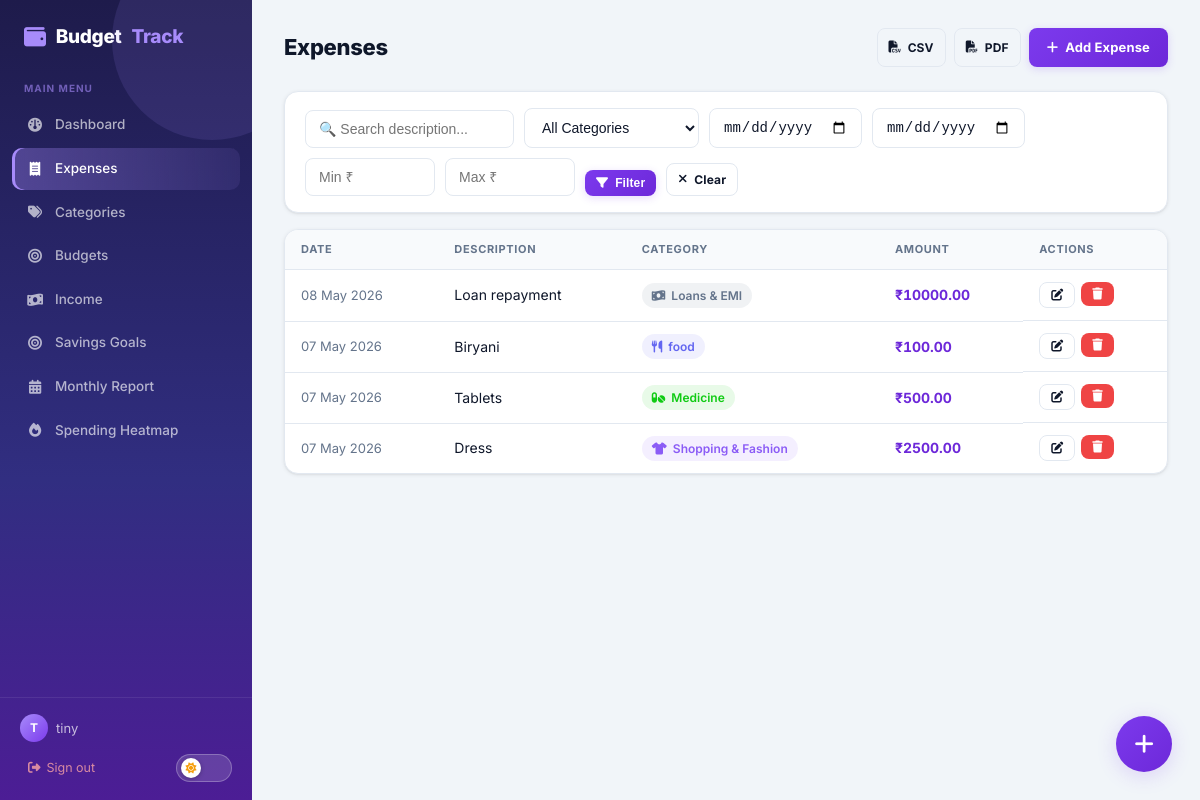
The page /expenses/ (signed in) on the database its author committed.
### models.py (models this page shows, shortened)
class User(UserMixin, db.Model):
    __tablename__ = "users"
    id = db.Column(db.Integer, primary_key=True)
    username = db.Column(db.String(80), unique=True, nullable=False)
    email = db.Column(db.String(120), unique=True, nullable=False)
    password_hash = db.Column(db.String(256), nullable=False)
    created_at = db.Column(db.DateTime, default=datetime.utcnow)
    categories = db.relationship("Category", backref="user", lazy=True, cascade="all, delete-orphan")
    expenses   = db.relationship("Expense",  backref="user", lazy=True, cascade="all, delete-orphan")
    budgets    = db.relationship("Budget",   backref="user", lazy=True, cascade="all, delete-orphan")
    goals      = db.relationship("SavingsGoal", backref="user", lazy=True, cascade="all, delete-orphan")

class Expense(db.Model):
    __tablename__ = "expenses"
    id          = db.Column(db.Integer, primary_key=True)
    amount      = db.Column(db.Numeric(10, 2), nullable=False)
    description = db.Column(db.String(255), nullable=False)
    date        = db.Column(db.Date, nullable=False, default=date.today)
    period      = db.Column(db.String(10), nullable=False, default="daily")
    is_recurring        = db.Column(db.Boolean, default=False)
    recurrence_interval = db.Column(db.String(10))
    user_id     = db.Column(db.Integer, db.ForeignKey("users.id"), nullable=False)
    category_id = db.Column(db.Integer, db.ForeignKey("categories.id"), nullable=False)
    created_at  = db.Column(db.DateTime, default=datetime.utcnow)

class Category(db.Model):
    __tablename__ = "categories"
    id      = db.Column(db.Integer, primary_key=True)
    name    = db.Column(db.String(80), nullable=False)
    color   = db.Column(db.String(7),  default="#6366f1")
    icon    = db.Column(db.String(50), default="tag")
    user_id = db.Column(db.Integer, db.ForeignKey("users.id"), nullable=False)
    expenses = db.relationship("Expense", backref="category", lazy=True)
    budgets  = db.relationship("Budget",  backref="category", lazy=True)
    __table_args__ = (db.UniqueConstraint("name", "user_id"),)

### routes/expenses.py (the view)
@expenses_bp.route("/")
@login_required
def index():
    q = Expense.query.filter_by(user_id=current_user.id)
    period = request.args.get("period")
    category_id = request.args.get("category_id", type=int)
    date_from = request.args.get("date_from")
    date_to = request.args.get("date_to")
    search = request.args.get("search", "").strip()
    min_amount = request.args.get("min_amount", type=float)
    max_amount = request.args.get("max_amount", type=float)
    if category_id:
        q = q.filter(Expense.category_id == category_id)
    if date_from:
        q = q.filter(Expense.date >= date_from)
    if date_to:
        q = q.filter(Expense.date <= date_to)
    if search:
        q = q.filter(Expense.description.ilike(f"%{search}%"))
    if min_amount is not None:
        q = q.filter(Expense.amount >= min_amount)
    if max_amount is not None:
        q = q.filter(Expense.amount <= max_amount)
    expenses = q.order_by(Expense.date.desc()).all()
    categories = Category.query.filter_by(user_id=current_user.id).all()
    return render_template("expenses/index.html", expenses=expenses, categories=categories)

### models.py (called while the page is built)
@login_manager.user_loader
def load_user(user_id):
    return User.query.get(int(user_id))

### templates/expenses/index.html (shortened to what this page needs)
{% extends "base.html" %}
{% block content %}
<div class="page-header">
  <h1>Expenses</h1>
  <div class="header-actions">
    <a href="{{ url_for('export.export_csv', **request.args) }}" class="btn btn-outline btn-sm"><i class="fa fa-file-csv"></i> CSV</a>
    <a href="{{ url_for('export.export_pdf', **request.args) }}" class="btn btn-outline btn-sm"><i class="fa fa-file-pdf"></i> PDF</a>
    <a href="{{ url_for('expenses.create') }}" class="btn btn-primary"><i class="fa fa-plus"></i> Add Expense</a>
  </div>
</div>
<div class="card filter-card">
  <form method="GET" class="filter-form">
    <input type="text" name="search" placeholder="🔍 Search description..." value="{{ request.args.get('search','') }}" class="form-control"/>
    <select name="category_id" class="form-control">
      <option value="">All Categories</option>
    </select>
    <input type="date" name="date_from" value="{{ request.args.get('date_from','') }}" class="form-control" title="From date"/>
    <input type="date" name="date_to" value="{{ request.args.get('date_to','') }}" class="form-control" title="To date"/>
    <input type="number" name="min_amount" placeholder="Min ₹" step="0.01" value="{{ request.args.get('min_amount','') }}" class="form-control" style="max-width:100px"/>
    <input type="number" name="max_amount" placeholder="Max ₹" step="0.01" value="{{ request.args.get('max_amount','') }}" class="form-control" style="max-width:100px"/>
    <button type="submit" class="btn btn-primary btn-sm"><i class="fa fa-filter"></i> Filter</button>
    <a href="{{ url_for('expenses.index') }}" class="btn btn-outline btn-sm"><i class="fa fa-times"></i> Clear</a>
  </form>
</div>
<div class="card">
  <div class="table-responsive">
  <table class="table">
    <thead>
      <tr><th>Date</th><th>Description</th><th>Category</th><th>Amount</th><th>Actions</th></tr>
    </thead>
    <tbody>
      {% for e in expenses %}
      <tr>
        <td style="color:var(--text-muted);font-size:13px;white-space:nowrap">{{ e.date.strftime('%d %b %Y') }}</td>
        <td>
          {{ e.description }}
        </td>
        <td>
          <span class="category-chip" style="background:{{ e.category.color }}18;color:{{ e.category.color }}">
            <i class="fa fa-{{ e.category.icon }}"></i> {{ e.category.name }}
          </span>
        </td>
        <td class="amount">₹{{ "%.2f"|format(e.amount) }}</td>
        <td class="actions">
          <a href="{{ url_for('expenses.edit', id=e.id) }}" class="btn btn-sm btn-outline"><i class="fa fa-edit"></i></a>
          <form method="POST" action="{{ url_for('expenses.delete', id=e.id) }}" class="inline-form" onsubmit="return confirm('Delete this expense?')">
            <button type="submit" class="btn btn-sm btn-danger"><i class="fa fa-trash"></i></button>
          </form>
        </td>
      </tr>
      {% endfor %}
    </tbody>
  </table>
  </div>
</div>
{% endblock %}

### templates/base.html (shortened to what this page needs)
<!DOCTYPE html>
<html lang="en" data-theme="light">
<head>
  <link rel="stylesheet" href="https://cdnjs.cloudflare.com/ajax/libs/font-awesome/6.5.0/css/all.min.css"/>
  <link rel="stylesheet" href="{{ url_for('static', filename='css/style.css') }}"/>
</head>
<body>
{% if current_user.is_authenticated %}
<nav class="sidebar" id="sidebar">
  <div class="sidebar-brand">
    <i class="fa fa-wallet"></i> Budget<span>Track</span>
  </div>
  <p class="nav-section-label">Main Menu</p>
  <ul class="nav-links">
    <li><a href="{{ url_for('dashboard.index') }}" class="{{ 'active' if request.endpoint == 'dashboard.index' }}" onclick="closeSidebar()">
      <i class="fa fa-gauge"></i> Dashboard</a></li>
    <li><a href="{{ url_for('expenses.index') }}" class="{{ 'active' if request.blueprint == 'expenses' }}" onclick="closeSidebar()">
      <i class="fa fa-receipt"></i> Expenses</a></li>
    <li><a href="{{ url_for('categories.index') }}" class="{{ 'active' if request.blueprint == 'categories' }}" onclick="closeSidebar()">
      <i class="fa fa-tags"></i> Categories</a></li>
    <li><a href="{{ url_for('budgets.index') }}" class="{{ 'active' if request.blueprint == 'budgets' }}" onclick="closeSidebar()">
      <i class="fa fa-bullseye"></i> Budgets</a></li>
    <li><a href="{{ url_for('salary.index') }}" class="{{ 'active' if request.blueprint == 'salary' }}" onclick="closeSidebar()">
      <i class="fa fa-money-bill-wave"></i> Income</a></li>
    <li><a href="{{ url_for('goals.index') }}" class="{{ 'active' if request.blueprint == 'goals' }}" onclick="closeSidebar()">
      <i class="fa fa-bullseye"></i> Savings Goals</a></li>
    <li><a href="{{ url_for('report.index') }}" class="{{ 'active' if request.endpoint == 'report.index' }}" onclick="closeSidebar()">
      <i class="fa fa-calendar-alt"></i> Monthly Report</a></li>
    <li><a href="{{ url_for('report.heatmap') }}" class="{{ 'active' if request.endpoint == 'report.heatmap' }}" onclick="closeSidebar()">
      <i class="fa fa-fire"></i> Spending Heatmap</a></li>
  </ul>
  <div class="sidebar-footer">
    <div class="user-info">
      <div class="user-avatar">{{ current_user.username[0].upper() }}</div>
      <span>{{ current_user.username }}</span>
    </div>
    <div style="display:flex;align-items:center;justify-content:space-between;margin-top:4px">
      <a href="{{ url_for('auth.logout') }}" class="logout-btn"><i class="fa fa-sign-out-alt"></i> Sign out</a>
      <button class="theme-toggle desktop-theme" id="themeToggleDesktop" title="Toggle dark mode" aria-label="Toggle dark mode">
        <span class="theme-toggle-knob"><i class="fa fa-sun" id="themeIconDesktop"></i></span>
      </button>
    </div>
  </div>
</nav>
<main class="main-content" id="mainContent">
{% endif %}
{% block content %}{% endblock %}
{% if current_user.is_authenticated %}
</main>
<button class="fab" onclick="openQuickAdd()" title="Quick add expense">
  <i class="fa fa-plus"></i>
</button>
{% endif %}
</body>
</html>

### rows shown on the page
User: username "T", username "tiny"
Expense: date "08 May 2026", description "Loan repayment", category.name "Loans & EMI", amount "10000.00"
Expense: date "07 May 2026", description "Biryani", category.name "food", amount "100.00"
Expense: date "07 May 2026", description "Tablets", category.name "Medicine", amount "500.00"
Expense: date "07 May 2026", description "Dress", category.name "Shopping & Fashion", amount "2500.00"
